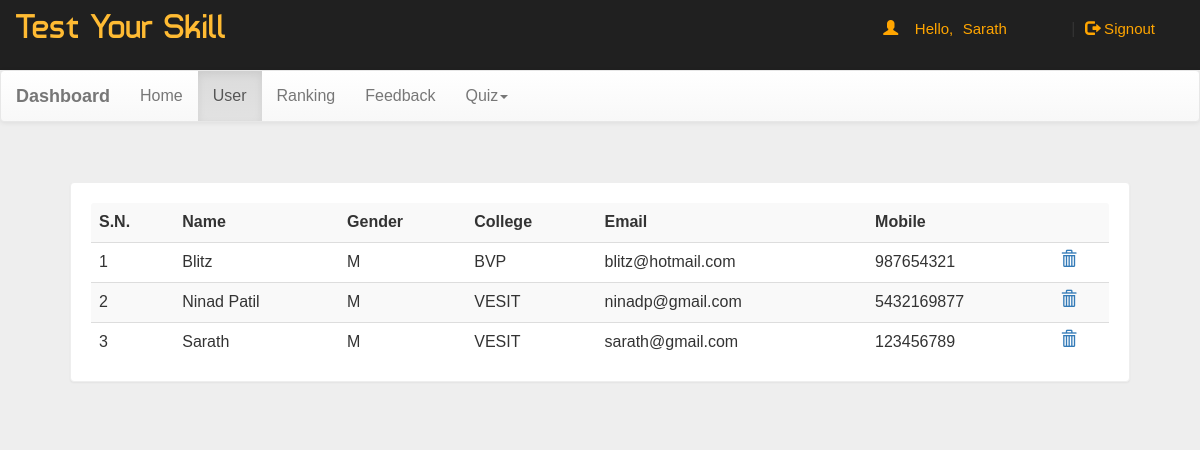
Page /dash.php?q=1 (signed in) on the earlier database version.
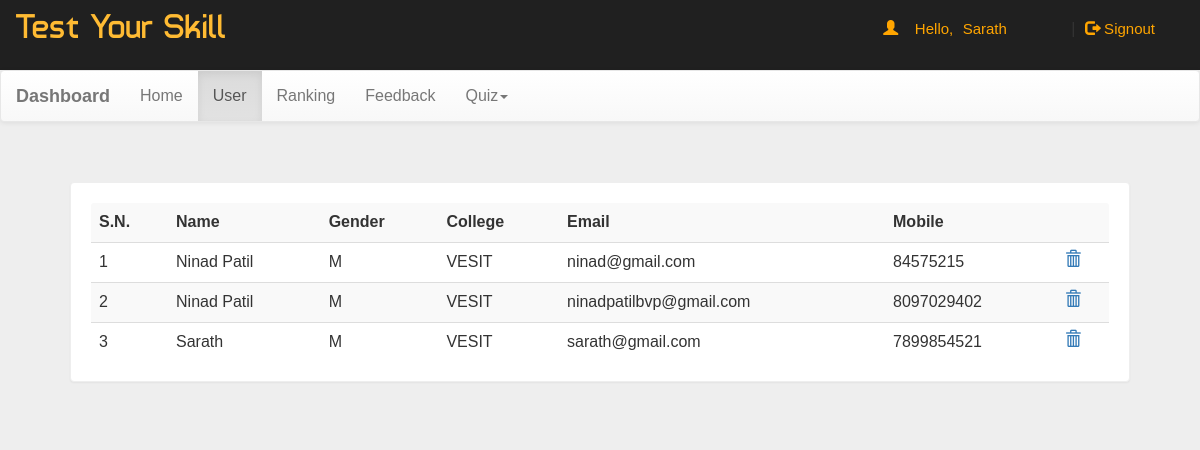
Same page on the later database version.
### tables this page shows
CREATE TABLE `user` (
  `name` varchar(50) NOT NULL,
  `gender` varchar(5) NOT NULL,
  `college` varchar(100) NOT NULL,
  `email` varchar(50) NOT NULL,
  `mob` bigint(20) NOT NULL,
  `password` varchar(50) NOT NULL
);

### dash.php (the view, shortened to what this page needs)
<!DOCTYPE html PUBLIC "-//W3C//DTD XHTML 1.0 Transitional//EN" "http://www.w3.org/TR/xhtml1/DTD/xhtml1-transitional.dtd">
<html xmlns="http://www.w3.org/1999/xhtml">
<head>
<link  rel="stylesheet" href="css/bootstrap.min.css"/>
 <link  rel="stylesheet" href="css/bootstrap-theme.min.css"/>
 <link rel="stylesheet" href="css/main.css">
 <link  rel="stylesheet" href="css/font.css">
</head>
<body  style="background:#eee;">
<div class="header">
<div class="row">
<div class="col-lg-6">
<span class="logo">Test Your Skill</span></div>
<?php
 include_once 'dbConnection.php';
  if(!(isset($_SESSION['email']))){
header("location:index.php");
}
else
{
$name = $_SESSION['name'];
echo '<span class="pull-right top title1" ><span class="log1"><span class="glyphicon glyphicon-user" aria-hidden="true"></span>&nbsp;&nbsp;&nbsp;&nbsp;Hello,</span> <a href="account.php" class="log log1">'.$name.'</a>&nbsp;|&nbsp;<a href="logout.php?q=account.php" class="log"><span class="glyphicon glyphicon-log-out" aria-hidden="true"></span>&nbsp;Signout</button></a></span>';
}?>
</div></div>
<nav class="navbar navbar-default title1">
  <div class="container-fluid">
    <div class="navbar-header">
      <a class="navbar-brand" href="dash.php?q=0"><b>Dashboard</b></a>
    </div>
    <div class="collapse navbar-collapse" id="bs-example-navbar-collapse-1">
      <ul class="nav navbar-nav">
        <li <?php if(@$_GET['q']==0) echo'class="active"'; ?>><a href="dash.php?q=0">Home<span class="sr-only">(current)</span></a></li>
        <li <?php if(@$_GET['q']==1) echo'class="active"'; ?>><a href="dash.php?q=1">User</a></li>
		<li <?php if(@$_GET['q']==2) echo'class="active"'; ?>><a href="dash.php?q=2">Ranking</a></li>
		<li <?php if(@$_GET['q']==3) echo'class="active"'; ?>><a href="dash.php?q=3">Feedback</a></li>
        <li class="dropdown <?php if(@$_GET['q']==4 || @$_GET['q']==5) echo'active"'; ?>">
          <a href="#" class="dropdown-toggle" data-toggle="dropdown" role="button" aria-haspopup="true" aria-expanded="false">Quiz<span class="caret"></span></a>
        </li>
      </ul>
          </div>
  </div>
</nav>
<div class="container">
<div class="row">
<div class="col-md-12">
<?php if(@$_GET['q']==1) {
$result = mysqli_query($con,"SELECT * FROM user") or die('Error');
echo  '<div class="panel"><table class="table table-striped title1">
<tr><td><b>S.N.</b></td><td><b>Name</b></td><td><b>Gender</b></td><td><b>College</b></td><td><b>Email</b></td><td><b>Mobile</b></td><td></td></tr>';
$c=1;
while($row = mysqli_fetch_array($result)) {
	$name = $row['name'];
	$mob = $row['mob'];
	$gender = $row['gender'];
    $email = $row['email'];
	$college = $row['college'];
	echo '<tr><td>'.$c++.'</td><td>'.$name.'</td><td>'.$gender.'</td><td>'.$college.'</td><td>'.$email.'</td><td>'.$mob.'</td>
	<td><a title="Delete User" href="update.php?demail='.$email.'"><b><span class="glyphicon glyphicon-trash" aria-hidden="true"></span></b></a></td></tr>';
}
echo '</table></div>';
}?>
</div>
</div></div>
</body>
</html>

### css/main.css (style rules this page uses)
body { overflow-x:hidden; width:100%; font: 15px "Century Gothic", "Times Roman", sans-serif; background:#eee; min-height:550px; background-attachment:fixed; }
.panel { border-color:#eee; margin:40px; padding:20px; font: 15px "Century Gothic", "Times Roman", sans-serif; }
.header { background:#202020; height:70px; }
.logo { font-family:'typo'; font-size:35px; color:#ffbb33; margin:15px; }
.title1 { font: 16px "Century Gothic", "Times Roman", sans-serif; }
.top { margin-top:20px; }
.log1 { font: 15px 'Ubuntu', sans-serif; color:orange; margin-left:10px; }
.log { margin:10px; margin-right:60px; margin-left:5px; color:orange; text-decoration:none; font-size:20px; font-size:15px; }

Differences in the rows shown:
removed user: name "Blitz", gender "M", college "BVP", email "blitz@hotmail.com", mob "987654321"
removed user: name "Ninad Patil", gender "M", college "VESIT", email "ninadp@gmail.com", mob "5432169877"
added user: name "Ninad Patil", gender "M", college "VESIT", email "ninad@gmail.com", mob "84575215"
added user: name "Ninad Patil", gender "M", college "VESIT", email "ninadpatilbvp@gmail.com", mob "8097029402"
changed user "Sarath": mob "123456789" → "7899854521"
